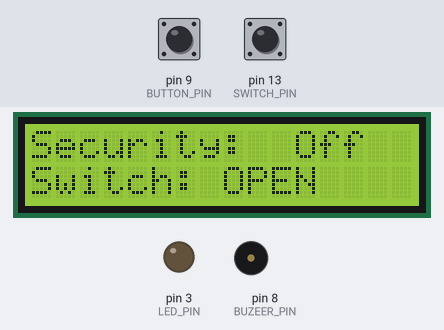
This sketch was run on a simulated Arduino Uno, built with avr-gcc and run on an emulated ATmega328P. Shown: 16×2 character LCD, output pins drawn as LEDs (lit = HIGH), buzzer (waves = sounding). The test bench sets the inputs (shaded band); at power-on: pin 9 (BUTTON_PIN) HIGH, pin 13 (SWITCH_PIN) HIGH. What the sketch prints to the serial monitor is not drawn.

Above: at 1.3 s.
1.4 s: pin 9 (BUTTON_PIN) pulled LOW for 1 s
At 3.6 s:
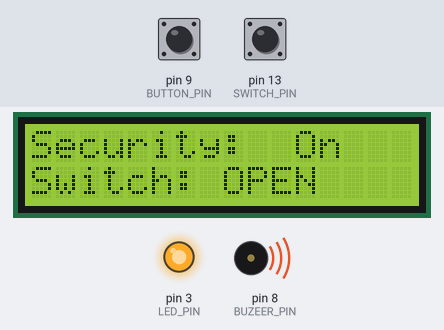
4.1 s: pin 13 (SWITCH_PIN) pulled LOW for 1 s
At 7.7 s:
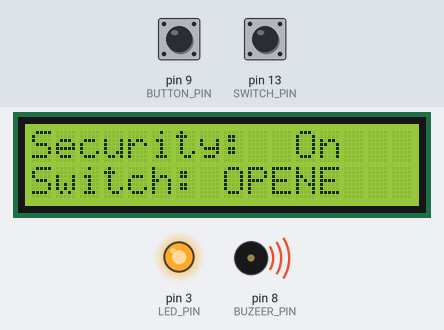
8.1 s: pin 9 (BUTTON_PIN) pulled LOW for 3.2 s
At 10.5 s:
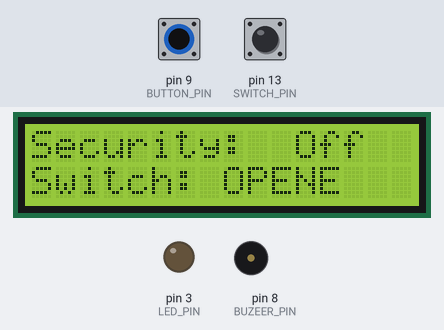
12.8 s: pin 13 (SWITCH_PIN) pulled LOW for 3.2 s
At 13.8 s:
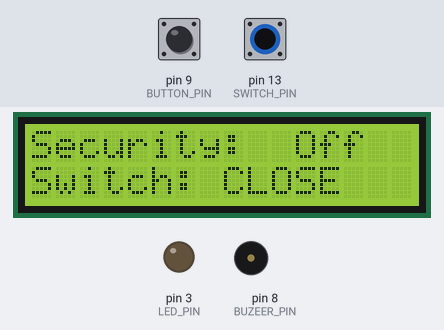
18.0 s: pin 9 (BUTTON_PIN) pulled LOW for 0.15 s
At 18.7 s:
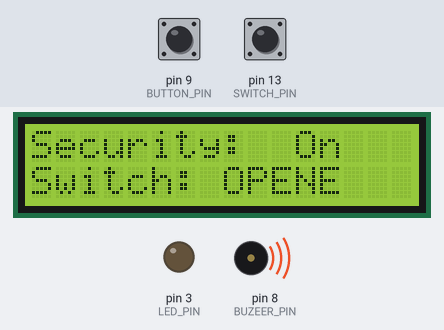
Timing chart, 0 to 21.0 s (numbered marks = the images above; inputs shaded):
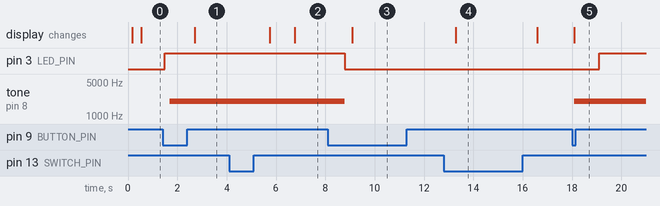

Measured:
- after the input at 1.4 s, pin 3 (LED_PIN): LOW → HIGH after 0.10 s; tone on pin 8 (BUZEER_PIN): silent → 2000 Hz after 0.28 s; the display: changes after 1.3 s (image 1)
- after the input at 4.1 s, the display: first changes after 1.6 s (image 2 shows a later state)
- after the input at 8.1 s, pin 3 (LED_PIN): HIGH → LOW after 0.69 s; tone on pin 8 (BUZEER_PIN): 2000 Hz → silent after 0.69 s; the display: changes after 0.99 s (image 3)
- after the input at 12.8 s, the display: changes after 0.49 s (image 4)
- after the input at 18.0 s, pin 3 (LED_PIN): LOW → HIGH after 1.1 s; tone on pin 8 (BUZEER_PIN): silent → 2000 Hz after 0.09 s; the display: changes after 0.09 s (image 5)

The sketch:

Switch_Security.ino
```cpp
/*
  1.Button
  在防盜模式啟動(ON)/關閉(OFF)
  2.LCD 顯示現在
  Security: ON/OFF
  3.RED LED
  在防盜模式啟動(ON)= HIGH
  在防盜模式啟動(OFF)= LOW
  4.Switch
  在防盜模式啟動(ON)+ Switch(偵測門開) = Buzeer 響起
  按下 Button關閉防盜模式, Buzeer 停止響
  在防盜模式啟動(ON)+ Switch(一樣可以進行偵測) = Buzeer 不響
*/
#include <Timer.h>
#include <LCD.h>
#include <Wire.h>
#include <LiquidCrystal_I2C.h>

#define SWITCH_PIN     13
#define BUZEER_PIN     8
#define LED_PIN        3
#define BUTTON_PIN     9
#define I2C_ADDR       0x27

int switchValue;
int buzeer = 0;
int start = 0;
int perButtonState;

LiquidCrystal_I2C lcd(I2C_ADDR,2,1,0,4,5,6,7,3,POSITIVE);

Timer time1, time2, time3, time4;

void setup() {
  delay(100);
  Serial.begin(9600);
  pinMode(SWITCH_PIN, INPUT_PULLUP);
  pinMode(BUZEER_PIN, OUTPUT);
  pinMode(LED_PIN, OUTPUT);
  pinMode(BUTTON_PIN, INPUT);
  lcd.begin(16, 2);

  lcd.clear();
  lcd.setCursor(0,0);
  lcd.print("Security:");
  lcd.setCursor(0,1);
  lcd.print("Switch:");

  time1.every(50, Button);
  time2.every(100, LED);
  time3.every(300, Switch);
  time4.every(300, printLCD);

  Serial.println("Ready");
}

void loop() {
  time1.update();
  time2.update();
  time3.update();
  time4.update();
}
void printLCD(){
  lcd.setCursor(11,0);
  lcd.print("   ");
  lcd.setCursor(11,0);
  lcd.print(start == 0? "Off":"On");
  lcd.setCursor(8,1);
  lcd.print("   ");
  lcd.setCursor(8,1);
  lcd.print(switchValue == 0? "CLOSE":"OPEN");
}
void LED() {
  if (start == 1) {
    digitalWrite(LED_PIN, HIGH);
  } else {
    digitalWrite(LED_PIN, LOW);
  }
}
void Button() {
  int curButtonState = digitalRead(BUTTON_PIN);
  if (curButtonState != perButtonState) {
    if (curButtonState == LOW) {
      start ++;
    }
    perButtonState = curButtonState;
  }
  if (start > 1) {
    start = 0;
  }
}
void Switch() {
  switchValue = digitalRead(SWITCH_PIN);
  if (start == 1) {
    Serial.print("switchValue: ");
    Serial.println(switchValue);
    if (switchValue == 1) {
      tone(BUZEER_PIN, 2000);
    }
    delay(1000);
  }
  if(start == 0){
    noTone(BUZEER_PIN);
  }
}
```
